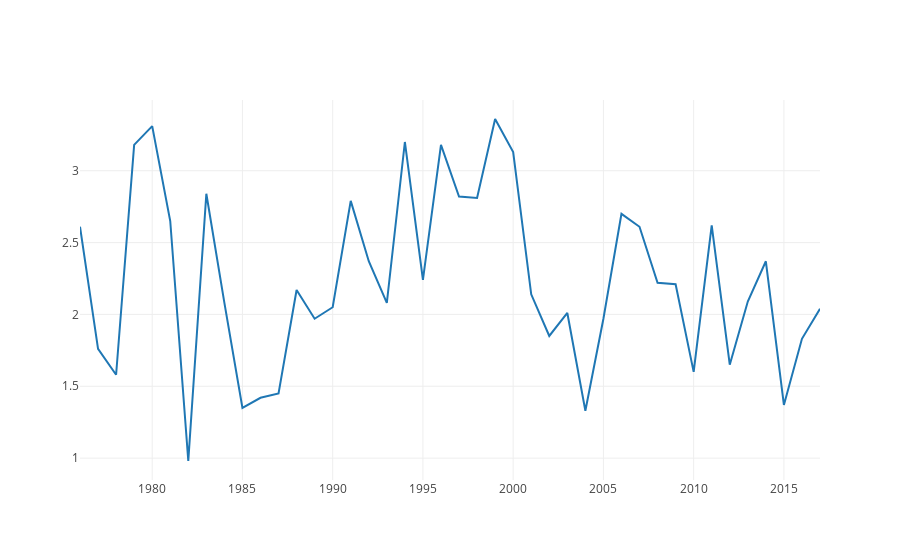

The cell this chart's notebook holds for it:
### Code cell
#tab1 = data[['Year', 'Temp', 'Precipitation','Planted acreage (Million acres)','Harvested for grain (Million acres)','Production (Million bushels)']]

tab1 = [go.Scatter(
          x=data.Year,
          y=data['Precipitation'])]

plotly.offline.init_notebook_mode(connected=True)
plotly.offline.iplot(tab1)

### Figure 1 — Plotly figure (JSON) as saved in the notebook; plotly's stock layout.template omitted (floating-point values rounded to 4 significant figures)
{"data": [{"type": "scatter", "x": [1976, 1977, 1978, 1979, 1980, 1981, 1982, 1983, 1984, 1985, 1986, 1987, 1988, 1989, 1990, 1991, 1992, 1993, 1994, 1995, 1996, 1997, 1998, 1999, 2000, 2001, 2002, 2003, 2004, 2005, 2006, 2007, 2008, 2009, 2010, 2011, 2012, 2013, 2014, 2015, 2016, 2017], "y": [2.61, 1.76, 1.58, 3.18, 3.31, 2.65, 0.98, 2.84, 2.08, 1.35, 1.42, 1.45, 2.17, 1.97, 2.05, 2.79, 2.37, 2.08, 3.2, 2.24, 3.18, 2.82, 2.81, 3.36, 3.13, 2.14, 1.85, 2.01, 1.33, 1.97, 2.7, 2.61, 2.22, 2.21, 1.6, 2.62, 1.65, 2.09, 2.37, 1.37, 1.83, 2.04]}], "layout": {}}
